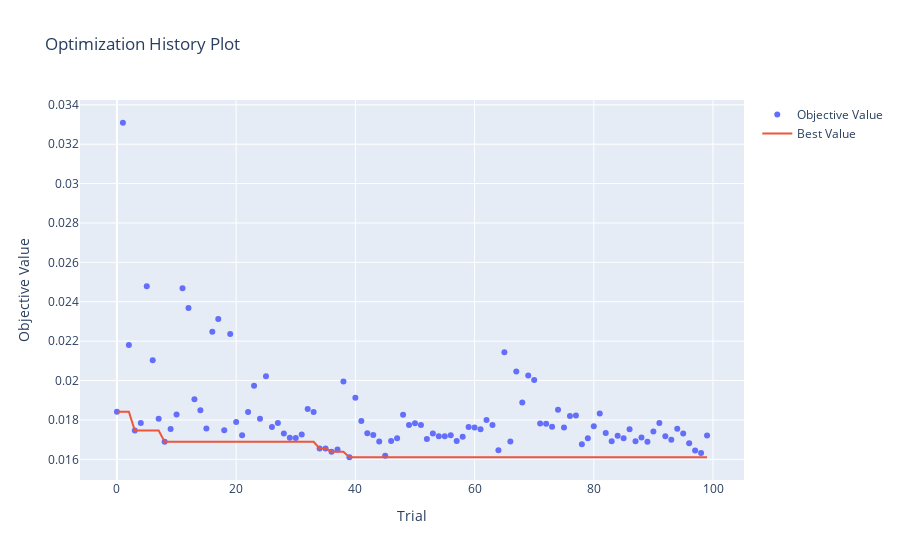

Notebook source saved alongside this figure:
### Code cell
print(f'Best score:', study_lgbm.best_trial.value)
print(f'Best parameters: {study_lgbm.best_params}\n')
optuna.visualization.plot_optimization_history(study_lgbm)
